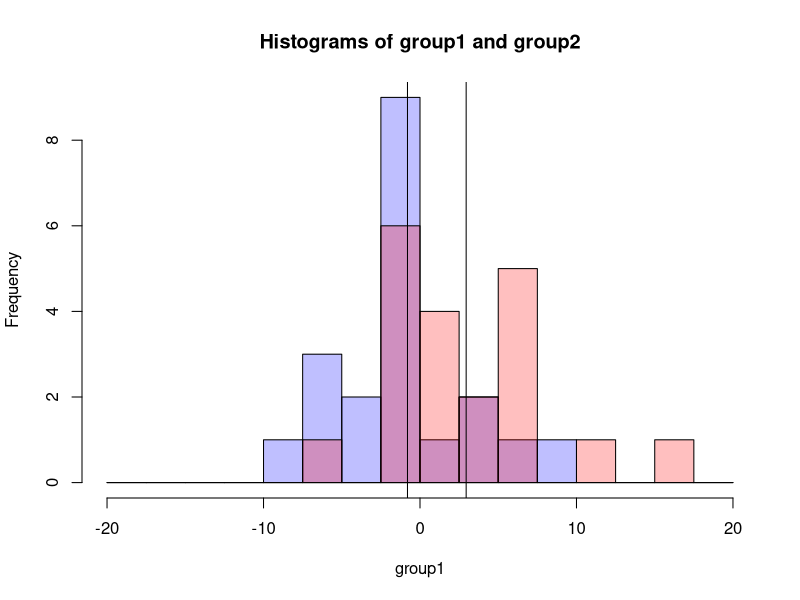
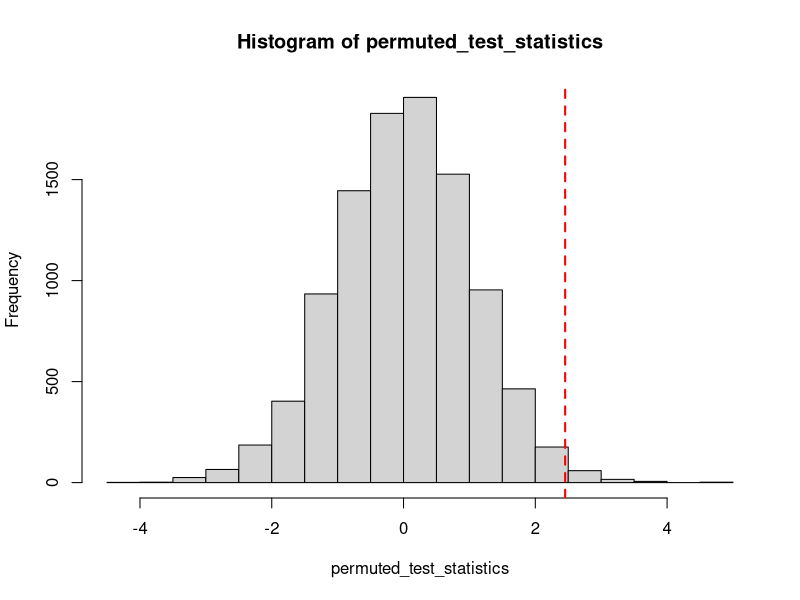
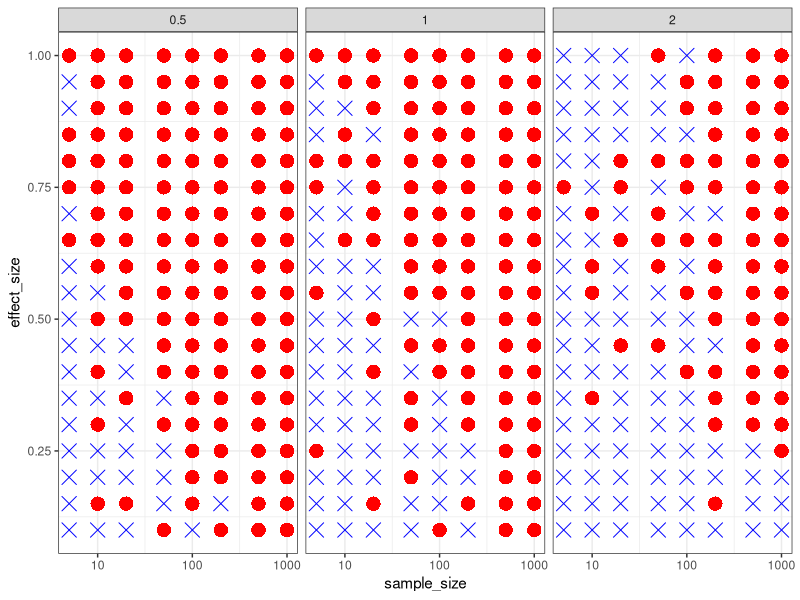
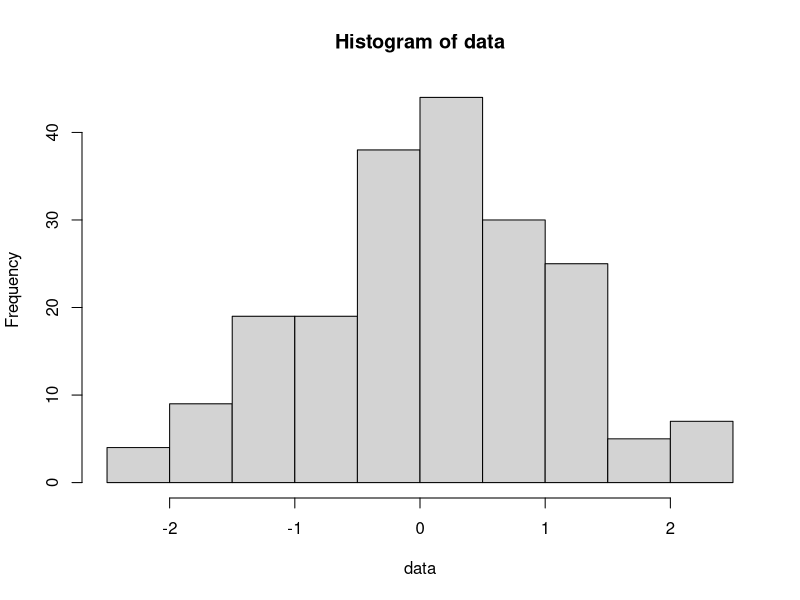
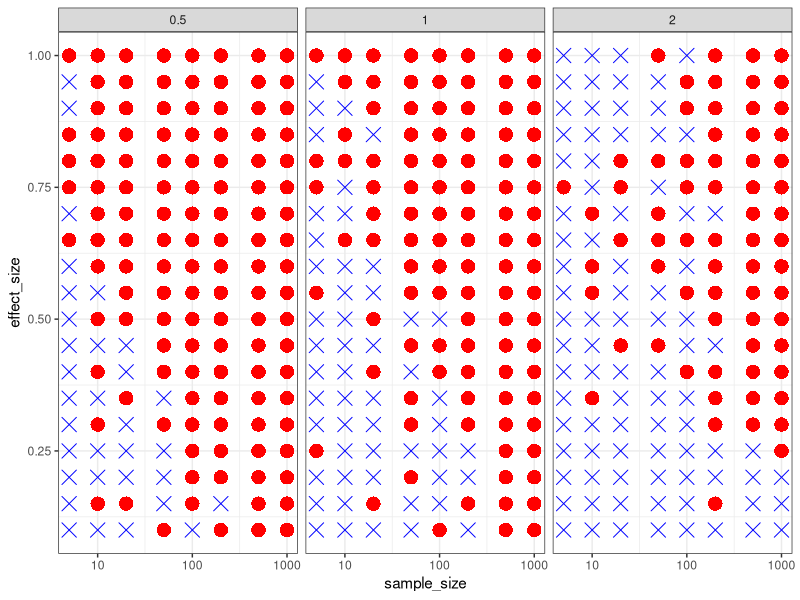

Write the R code that produced these figures, in order.
## ---- chunk 1
### Don't need to run this commented code ###
# Generate some data

# effect_size <- 0.25
# stddev <- 0.5
# sample_size <- 20
#
# group1 <- round(rnorm(sample_size, mean = 0, sd = stddev)*10)
# group2 <- round(rnorm(sample_size, mean = effect_size, sd = stddev)*10)
#
# print(group1)
# print(group2)
## ---- chunk 2
# Add comments next to each code chunk to describe the data analysis steps

# Data
group1 <- c(0, 5, 2, -2, 8,
            -6, 0, 0, -6, -3,
            -7, 4, -2, -2, 0,
            -4, -1, -8, 0, 6)

group2 <- c(-2, 2, -2, -5, 7,
            11, 6, 2, 1, 1,
            6, -2, -1, 7, 7,
            -2, 4, 3, -1, 17)

sample_size <- length(group1)
## ---- chunk 3
# Add comments next to each code chunk to describe the data analysis steps

hist(group1,
     col = rgb(0, 0, 1, 0.25),
     breaks = seq(-20, 20, 2.5),
     xlim = c(-20, 20),
     main = "Histograms of group1 and group2")
hist(group2,
     col = rgb(1, 0, 0, 0.25),
     breaks = seq(-20, 20, 2.5),
     add = T)
abline(v = mean(group1))
abline(v = mean(group2))
## ---- chunk 4
# Add comments next to each code chunk to describe the data analysis steps

signal <- mean(group2) - mean(group1)
noise <- sqrt((var(group2) / sample_size) + (var(group1) / sample_size))

test_statistic <- signal / noise
print(test_statistic)
## ---- chunk 5
# Add comments next to each code chunk to describe the data analysis steps

num_permutations <- 10000
permuted_test_statistics <- {}
## ---- chunk 6
# Add comments next to each code chunk to describe the data analysis steps

for(i in 1:num_permutations) {
  permuted_data <- sample(c(group1, group2))

  rand_group1 <- permuted_data[1:20]
  rand_group2 <- permuted_data[21:40]

  signal <- mean(rand_group2) - mean(rand_group1)
  noise <- sqrt((var(rand_group2) / 20) + (var(rand_group1) / 20))

  permuted_test_statistics <- c(permuted_test_statistics,
                                (signal / noise))
}
## ---- chunk 7
# Add comments next to each code chunk to describe the data analysis steps

hist(permuted_test_statistics)
abline(v = test_statistic, col = "red", lwd = 2, lty = 2)
## ---- chunk 8
# Add comments next to each code chunk to describe the data analysis steps

pvalue <- sum(permuted_test_statistics >= test_statistic) / num_permutations
cat("The pvalue based on a permutation test is", pvalue,"\n")
## ---- chunk 9
t.test(group2, group1, alternative = "greater")
## ---- chunk 10
library(tidyverse)
## ---- chunk 11
# Add comments next to each code chunk to describe the data analysis steps

sample_data <- {}
es_sd_ss_pvalue <- {}

for(effect_size in seq(0.1, 1, 0.05)) {
  for(stddev in c(0.5, 1, 2)) {
    for(sample_size in c(5, 10, 20, 50, 100, 200, 500, 1000)) {
      group1 <- rnorm(sample_size, mean = 0, sd = stddev)
      group2 <- rnorm(sample_size, mean = effect_size, sd = stddev)

      sample_data <- rbind(sample_data,
                           cbind(rep(sample_size, sample_size),
                                 rep(effect_size, sample_size),
                                 rep(stddev, sample_size),
                                 group1,
                                 group2))

      ttest_out <- t.test(group1, group2)
      es_sd_ss_pvalue <- rbind(es_sd_ss_pvalue,
                            c(effect_size, stddev, sample_size, ttest_out$p.value))
    }
  }
}

colnames(es_sd_ss_pvalue) <- c("effect_size",
                               "std_deviation",
                               "sample_size",
                               "pvalue")
es_sd_ss_pvalue <- as_tibble(es_sd_ss_pvalue)
## ---- chunk 12
# Add comments next to each code chunk to describe the data analysis steps

es_sd_ss_pvalue <- es_sd_ss_pvalue %>%
  mutate(pvalue_below_thresh = (pvalue < 0.05))
## ---- chunk 13
# No need to add comments to this chunk that's just making the plot.
# However, it is useful to go through it to make sure you understand what is being plotted in the figure.

plot_es_sd_ss_pvalue <- es_sd_ss_pvalue %>%
  ggplot(aes(x = sample_size,
         y = effect_size,
         size = 2,
         #size = -log10(pvalue),
         color = pvalue_below_thresh,
         shape = pvalue_below_thresh)) +
  geom_point() +
  scale_shape_manual(values = c(4, 16)) +
  scale_color_manual(values = c("blue", "red")) +
  scale_x_log10() +
  facet_wrap(~std_deviation, nrow = 1) +
  theme_bw() +
  theme(legend.position = "none")

plot_es_sd_ss_pvalue
## ---- chunk 14
# In case the figure above is squished, you can examine this PDF file
ggsave(filename = "effectsize_variance_samplesize_pvalue.pdf",
       plot_es_sd_ss_pvalue, height = 5, width = 12)
## ---- chunk 15
# Add comments next to each code chunk to describe the data analysis steps

data <- rnorm(200)
hist(data)
## ---- chunk 16
# Add comments next to each code chunk to describe the data analysis steps

attempts <- 0
pvalue <- 1
## ---- chunk 17
# Add comments next to each code chunk to describe the data analysis steps

while(pvalue > 0.05) {
  attempts <- attempts + 1

  cases <- sample(data, 100)
  controls <- data[!data %in% cases]

  pvalue <- t.test(cases, controls)$p.value
}


cat("Congratulations! With p =", pvalue,
    "you achieved scientific success in", attempts, "attempts!\n") 
